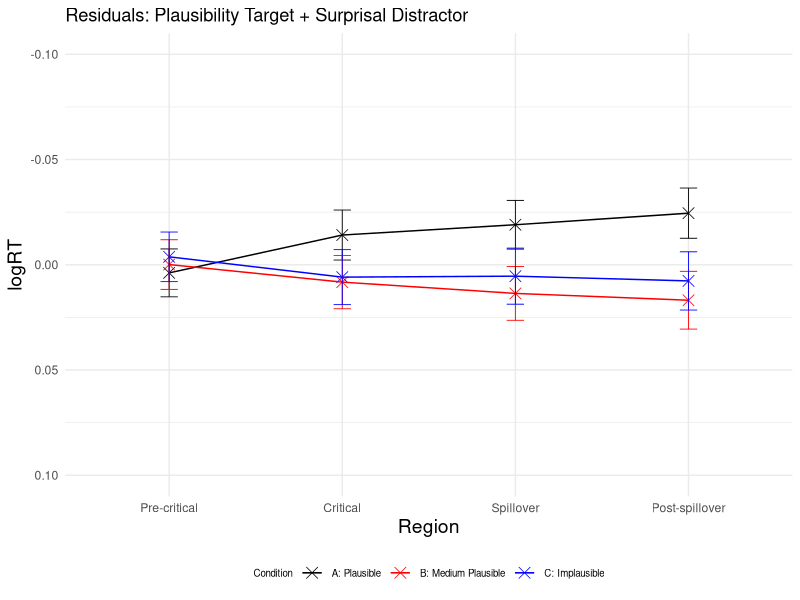
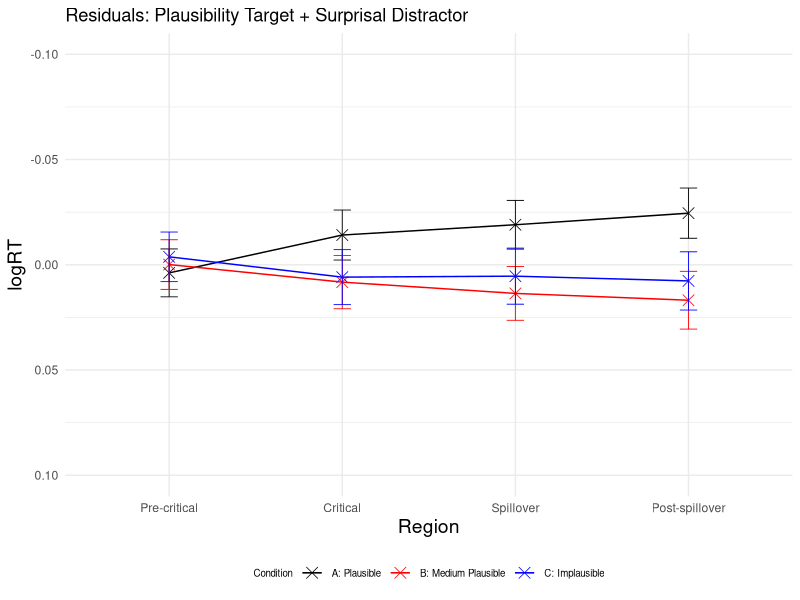

Reproduce these figures in R, in order.
### LMER ###
# load lme4 package
library(lme4)
library(dplyr)
library(ggplot2)

setwd("~/Downloads/Master_Thesis/3_SPR_Study/Results/")
GP6 <- read.csv("GP6SPR_processed.csv")

residuals <- data.frame(
  Region = character(0),
  Condition = character(0),
  Residual = numeric(0),
  SE = numeric(0)
)

logRT_estimated <- data.frame(
  Region = character(0),
  Condition = character(0),
  Estimated_logRT <- numeric(0)
)

regions <- c("Pre-critical", "Critical", "Spillover", "Post-spillover") 
conditions <- c("A", "B", "C") 

for (region in regions) 
{
  # Precritical region
  region_subset <- subset(GP6, Region == region)

  # standardise predictors
  region_subset$scaled_Plaus_per_region <- scale(region_subset$SPR_Plaus_Rating)
  region_subset$scaled_Surprisaldist_per_region <- scale(region_subset$Surprisal_distractor)
  # invert predictor plausibility
  region_subset$inverted_scaled_Plaus_per_region <- (region_subset$scaled_Plaus_per_region) * (-1)
  #log transform reading times
  region_subset$logRT_per_region <- log(region_subset$ReadingTime)
  
  
  # define and run the linear mixed-effects regression model for the precritical region 
  model_per_region <- lmer(logRT_per_region ~ inverted_scaled_Plaus_per_region + scaled_Surprisaldist_per_region + 
                              (1 + inverted_scaled_Plaus_per_region + scaled_Surprisaldist_per_region | Subject) + 
                              (1 + inverted_scaled_Plaus_per_region + scaled_Surprisaldist_per_region | Item), data = region_subset)
  
  # print the summary of the model
  summary_per_region <- summary(model_per_region)
  summary_per_region

  for (condition in conditions)
  {
    #####predict condition A, precritical#####
    region_per_condition <- subset(region_subset, Condition == condition)
    region_per_condition$region_per_condition_Predicted <- predict(model_per_region, newdata = region_per_condition,  type = "response")
    
    # calculate residuals
    Residual_region_per_condition <- mean(region_per_condition$logRT_per_region) - mean(region_per_condition$region_per_condition_Predicted)
    Residual_region_per_condition
    # observed RT for condition A precritical
    region_per_condition_logRT_observed <- mean(region_per_condition$logRT_per_region)
   # if (condition == "C") 
   #  {
   #  print(region_per_condition_logRT_observed)
   # }
    # estimated RT for condition A precritical
    region_per_condition_logRT_estimated <- mean(region_per_condition$region_per_condition_Predicted)
    region_per_condition_logRT_estimated
    
    # calculate standard error for residuals
    region_per_condition$SE <- sd(region_per_condition$logRT, na.rm = TRUE) / sqrt(nrow(region_per_condition))
    
    new_row_residuals <- data.frame(Region = region, Condition = condition, Residual = Residual_region_per_condition, SE = mean(region_per_condition$SE))
    residuals <- rbind(residuals, new_row_residuals)
    
    # calculate standard error for logRT estimated
    ##
    new_row_logRT_estimated <- data.frame(Region = region, Condition = condition, Estimated_logRT = region_per_condition_logRT_estimated)
    logRT_estimated <- rbind(logRT_estimated, new_row_logRT_estimated)
  }
}

#plot residuals
# Create a line plot 
p <- ggplot(residuals, aes(x = factor(Region, levels = c("Pre-critical", "Critical", "Spillover", "Post-spillover")), 
                           y = Residual, color = Condition, group = Condition)) + geom_point(shape = 4, size = 3.5, stroke = 0.4) + geom_line(linewidth=0.5) + ylim (0.10, -0.10)
p <- p + theme_minimal() + geom_errorbar(aes(ymin=Residual-SE, ymax=Residual+SE), width=.1, size=0.3) 
p <- p + scale_color_manual(name="Condition", labels=c("A: Plausible", "B: Medium Plausible", "C: Implausible"), values=c("#000000", "#FF0000", "#0000FF"))
p <- p + labs(x="Region", y="logRT", title = "Residuals: Plausibility Target + Surprisal Distractor") 
p <- p + theme(legend.position="bottom", legend.text=element_text(size=7), legend.title=element_text(size=7), axis.title.x = element_text(size = 14), axis.title.y = element_text(size = 14)) 
p 

ggsave("Residuals_Plot.pdf", p, width=4, height=4)